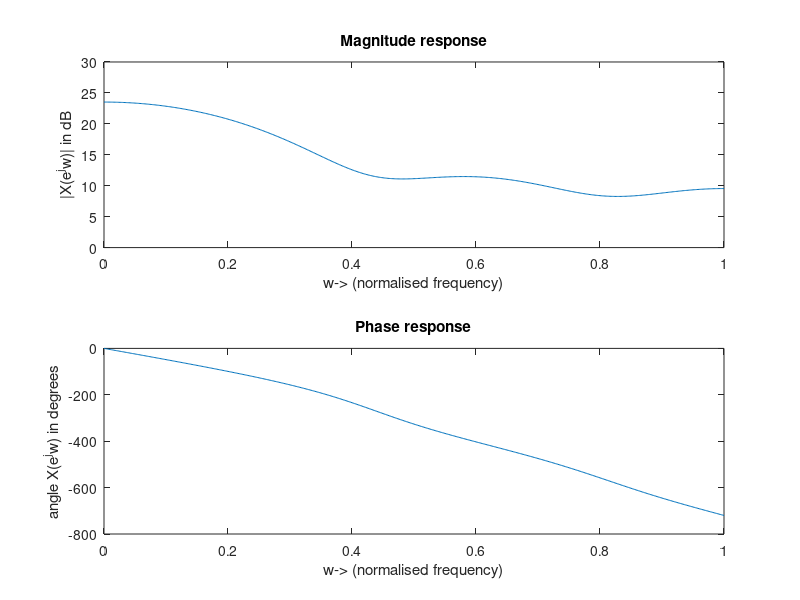
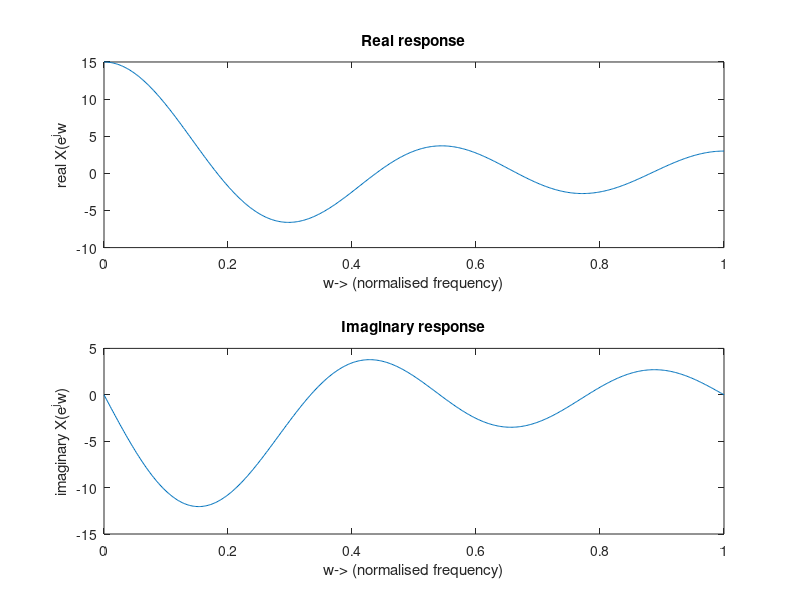
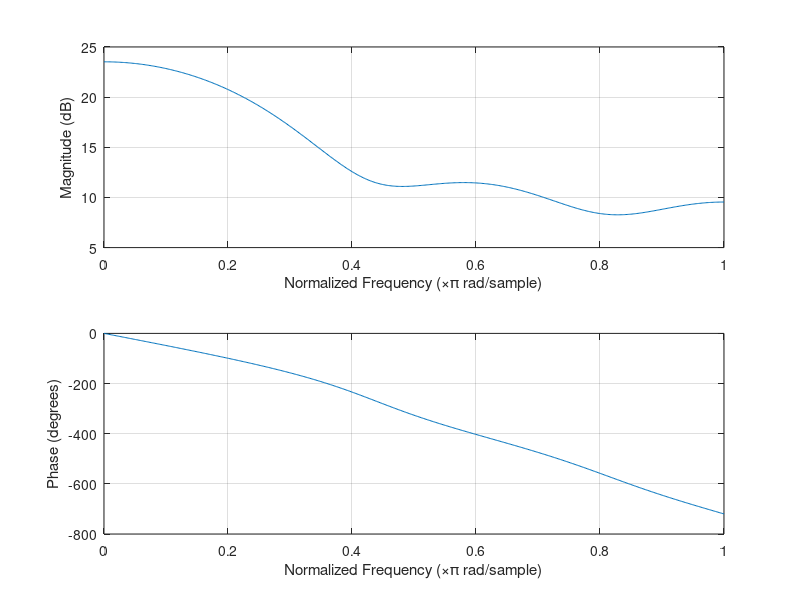

MATLAB code to generate these figures, in order:
clc; clear all; close all;
x=[1 2 3 4 5]
n=0:4;
M=500;
k=0:M;
w=(pi/M)*k
W=exp(-1j*pi/M).^(n'*k);
X=x*W;
figure
subplot(2, 1, 1); plot(w/pi, 20*log10(abs(X))); xlabel('w-> (normalised frequency)'); 
ylabel('|X(e^jw)| in dB'); title('Magnitude response'); ylim([0, 30]); 
subplot(2, 1, 2); plot(w/pi, unwrap(angle(X)) * (180/pi));; xlabel('w-> (normalised frequency)'); 
ylabel('angle X(e^jw) in degrees'); title('Phase response'); ylim([-800, 0]); 
figure 
subplot(2, 1, 1); plot(w/pi, real(X)); xlabel('w-> (normalised frequency)'); 
ylabel('real X(e^jw'); title('Real response');
subplot(2, 1, 2); plot(w/pi, imag(X)); xlabel('w-> (normalised frequency)'); 
ylabel('imaginary X(e^jw)'); title('Imaginary response');
figure
freqz(x); %ylim([0, 30])
